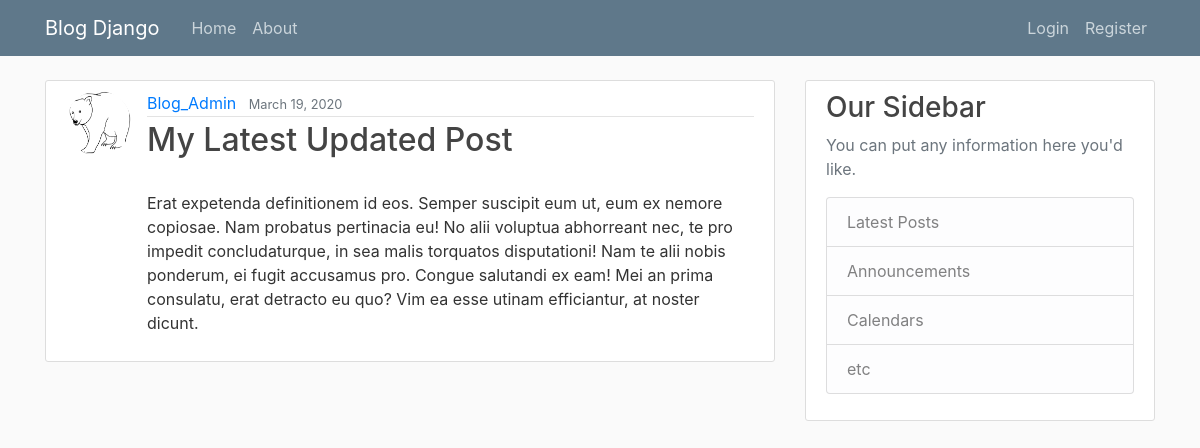
Screenshot of /post/38/detail/ with the database file from the repository.
### blog/models.py (models this page shows, shortened)
class Post(models.Model):
		title = models.CharField(max_length=100)
		content = models.TextField()
		date_posted = models.DateTimeField(default=timezone.now)
		author = models.ForeignKey(User, on_delete=models.CASCADE, db_constraint=False)

### users/models.py (models this page shows, shortened)
class Profile(models.Model):
		user = models.OneToOneField(User, on_delete=models.CASCADE)
		image = models.ImageField(default='default.jpg', upload_to='profile_pics')

### blog/views.py (the view)
# urls.py: path('post/<str:pk>/detail/', PostDetailView.as_view(), name='post-detail'),
class PostDetailView(DetailView):
		model = Post

### blog/templates/blog/post_detail.html (shortened to what this page needs)
{% extends "blog/base.html" %}
{% load static %}
{% block content %}
	<article class="media content-section">
			<img src="{{ object.author.profile.image.url }}" alt="object.author" class="rounded-circle article-img">
			<div class="media-body">
				<div class="article-metadata">
					<a href="{% url 'user-posts' object.author.username %}" class="mr-2">{{object.author|title}}</a>
					<small class="text-muted">{{ object.date_posted|date:"F d, Y" }}</small>
				</div>
				<h2 class="article-title">{{object.title}}</h2>
				<p class="article-content">
					{{object.content}}
				</p>
			</div>
		</article>
{% endblock %}

### blog/static/blog/styles/main.css (style rules this page uses)
body { background: #fafafa; color: #333333; margin-top: 5rem; }
h1, h2, h3, h4, h5, h6 { color: #444444; }
.content-section { background: #ffffff; padding: 10px 20px; border: 1px solid #dddddd; border-radius: 3px; margin-bottom: 20px; }
.article-title { color: #444444; }
.article-content { white-space: pre-line; }
.article-img { height: 65px; width: 65px; margin-right: 16px; }
.article-metadata { padding-bottom: 1px; margin-bottom: 4px; border-bottom: 1px solid #e3e3e3 }

### rows the page displays
Post: author.profile.image (picture), author "Blog_Admin", date_posted "March 19, 2020", title "My Latest Updated Post", content "Erat expetenda definitionem id eos. Semper suscipit eum ut, eum ex nemore copiosae. Nam probatus pertinacia eu! No alii voluptua abhorreant nec, te pro impedit concludaturque, in sea malis torquatos disputationi! Nam te alii nobis ponderum, ei fugit accusamus pro. Congue salutandi ex eam! Mei an prima consulatu, erat detracto eu quo? Vim ea esse utinam efficiantur, at noster dicunt."
